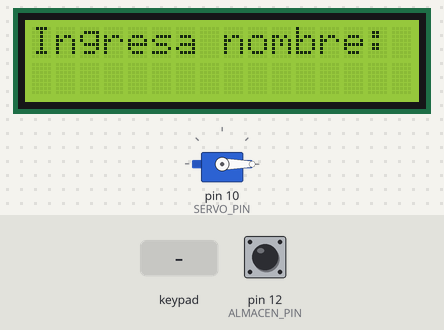
A sketch run on a simulated Arduino Uno, built with avr-gcc and run on an emulated ATmega328P. Shown: 16×2 character LCD, servo. The test bench sets the inputs (shaded band); at power-on: pin 12 (ALMACEN_PIN) HIGH. The local clock reads 2024-03-15 10:24:30 at power-on unless the sketch sets it; EEPROM starts erased.

Above: at 1.3 s.
1.4 s: keypad keys 2 3 4 5 # pressed 0.4 s apart
At 3.6 s:
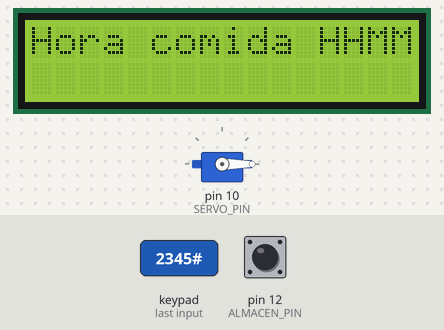
4.9 s: key '#' pressed
At 5.7 s:
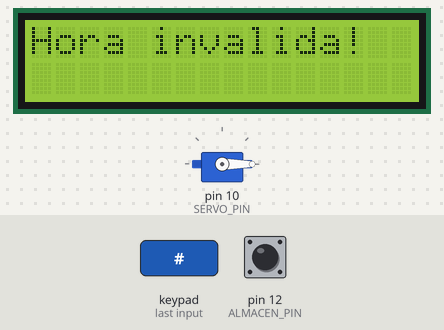
7.4 s: keypad keys 6 7 8 9 # pressed 0.4 s apart
At 9.4 s:
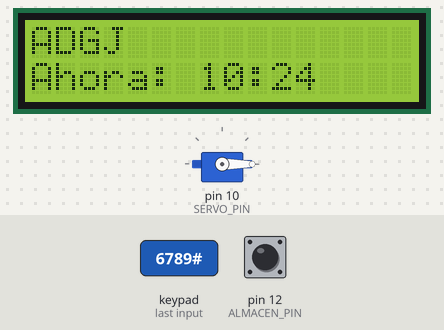
Timing chart, 0 to 10.9 s (numbered marks = the images above; inputs shaded):
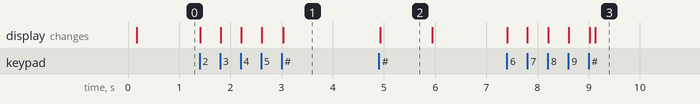

Measured:
- after the input at 1.4 s, the display: first changes at once (image 1 shows a later state)
- after the input at 4.9 s, the display: changes at once (image 2)
- after the input at 7.4 s, the display: first changes at once (image 3 shows a later state)
- what the display in image 2 shows lasts 1.0 s, from 4.9 s to 5.9 s

The sketch:

sketch.ino
```cpp
#include <Wire.h>
#include <RTClib.h>
#include <LiquidCrystal_I2C.h>
#include <Keypad.h>
#include <EEPROM.h>
#include <Servo.h>

LiquidCrystal_I2C lcd(0x27, 16, 2);
RTC_DS3231 rtc;
Servo servo;

const int SERVO_PIN = 10;
const int SERVO_ABIERTO = 90;
const int SERVO_CERRADO = 0;
const int ALMACEN_PIN = 12;

const byte ROWS = 4;
const byte COLS = 4;
char keys[ROWS][COLS] = {
  { '1', '2', '3', 'A' },
  { '4', '5', '6', 'B' },
  { '7', '8', '9', 'C' },
  { '*', '0', '#', 'D' }
};
byte rowPins[ROWS] = { 2, 3, 4, 5 };
byte colPins[COLS] = { 6, 7, 8, 9 };
Keypad keypad = Keypad(makeKeymap(keys), rowPins, colPins, ROWS, COLS);

unsigned long lastUpdate = 0;
const unsigned long updateInterval = 1000;

String nombre = "";
char t9map[10][5] = {
  { ' ', ' ', ' ', ' ', ' ' },
  { ' ', ' ', ' ', ' ', ' ' },
  { 'A', 'B', 'C', '2', ' ' },
  { 'D', 'E', 'F', '3', ' ' },
  { 'G', 'H', 'I', '4', ' ' },
  { 'J', 'K', 'L', '5', ' ' },
  { 'M', 'N', 'O', '6', ' ' },
  { 'P', 'Q', 'R', 'S', '7' },
  { 'T', 'U', 'V', '8', ' ' },
  { 'W', 'X', 'Y', 'Z', '9' }
};
int t9Index = 0;
char lastKey = '\0';
unsigned long lastKeyPressTime = 0;
const unsigned long T9_TIMEOUT = 1000;

String horaComida = "";
bool ingresandoNombre = true;
bool ingresandoHora = false;
bool esperandoDispensar = false;
bool mensajeMostrado = false;

const int EEPROM_ADDR_NOMBRE = 0;
const int EEPROM_MAX_NOMBRE = 15;
const int EEPROM_ADDR_HORA = EEPROM_ADDR_NOMBRE + EEPROM_MAX_NOMBRE + 1;
const int EEPROM_USED = EEPROM_ADDR_HORA + 5;

bool mostrarProximaHora = true;
unsigned long ultimoCambioMensaje = 0;
const unsigned long alternarIntervalo = 3000;

bool mostrandoMensaje = false;
unsigned long tiempoMensaje = 0;
bool mensajePocaComidaActiva = false;


void borrarEEPROM() {
  for (int i = 0; i < EEPROM_USED; i++) {
    EEPROM.write(i, 0xFF);
  }
}

void EEPROM_writeString(int addr, const String &str, int maxLen) {
  int len = str.length();
  if (len > maxLen) len = maxLen;
  EEPROM.write(addr, len);
  for (int i = 0; i < len; i++) {
    EEPROM.write(addr + 1 + i, str[i]);
  }
  for (int i = len; i < maxLen; i++) {
    EEPROM.write(addr + 1 + i, 0xFF);
  }
}

String EEPROM_readString(int addr, int maxLen) {
  int len = EEPROM.read(addr);
  if (len > maxLen || len < 0) return "";
  char buffer[maxLen + 1];
  for (int i = 0; i < len; i++) {
    buffer[i] = EEPROM.read(addr + 1 + i);
  }
  buffer[len] = '\0';
  return String(buffer);
}

void setup() {
  Serial.begin(9600);
  lcd.init();
  lcd.backlight();
  lcd.clear();
  lcd.print("Inicializando...");

  if (!rtc.begin()) {
    lcd.clear();
    lcd.print("RTC no encontrado");
    while (1)
      ;
  }

  if (rtc.lostPower()) {
    Serial.println("RTC sin energia, ajustando hora...");
    rtc.adjust(DateTime(F(__DATE__), F(__TIME__)));
    delay(2000);
  }

  borrarEEPROM();  // Borra EEPROM al inicio (quitar en uso real)

  servo.attach(SERVO_PIN);
  servo.write(SERVO_CERRADO);

  nombre = EEPROM_readString(EEPROM_ADDR_NOMBRE, EEPROM_MAX_NOMBRE);
  horaComida = EEPROM_readString(EEPROM_ADDR_HORA, 4);

  if (nombre.length() > 0 && horaComida.length() == 4) {
    ingresandoNombre = false;
    ingresandoHora = false;
    esperandoDispensar = true;
    mostrarInfoFinal();
  } else {
    nombre = "";
    horaComida = "";
    ingresandoNombre = true;
    ingresandoHora = false;
    esperandoDispensar = false;
    lcd.clear();
    lcd.print("Ingresa nombre:");
    lcd.setCursor(0, 1);
  }
}

void loop() {
  DateTime ahora = rtc.now();
  int horaActual = ahora.hour();
  int minutoActual = ahora.minute();
  int estado = digitalRead(ALMACEN_PIN);
  int horaSet = horaComida.substring(0, 2).toInt();
  int minutoSet = horaComida.substring(2, 4).toInt();

  // Si está activo el mensaje de poca comida, mantenemos la pantalla fija en ese mensaje
  if (mensajePocaComidaActiva) {
    if (millis() - tiempoMensaje >= 30000) {
      // Terminar mensaje después de 30 seg
      mensajePocaComidaActiva = false;
      mensajeMostrado = false;  // Permite volver a mostrar mensaje si se repite
      lcd.clear();
      mostrarInfoFinal();
    }
    return;
  }

  // Aquí va la lógica de ingreso de nombre y hora
  if (ingresandoNombre) {
    char key = keypad.getKey();
    if (key != NO_KEY) {
      if (key >= '2' && key <= '9') {
        if (key == lastKey) {
          t9Index = (t9Index + 1) % 5;
        } else {
          aceptarLetra();
          lastKey = key;
          t9Index = 0;
        }
        lastKeyPressTime = millis();
        mostrarLetraTemporal(t9map[key - '0'][t9Index]);
      } else if (key == '#') {
        aceptarLetra();
        ingresandoNombre = false;
        ingresandoHora = true;
        lcd.clear();
        lcd.print("Hora comida HHMM:");
        lcd.setCursor(0, 1);
      } else if (key == '*') {
        if (nombre.length() > 0) {
          nombre.remove(nombre.length() - 1);
          lcd.clear();
          lcd.print("Ingresa nombre:");
          lcd.setCursor(0, 1);
          lcd.print(nombre);
        }
      }
    }
    if (lastKey != '\0' && millis() - lastKeyPressTime > T9_TIMEOUT) {
      aceptarLetra();
    }
  } else if (ingresandoHora) {
    char key = keypad.getKey();
    if (key != NO_KEY) {
      if (key >= '0' && key <= '9' && horaComida.length() < 4) {
        horaComida += key;
        lcd.print(key);
      } else if (key == '#') {
        if (horaComida.length() == 4) {
          ingresandoHora = false;
          esperandoDispensar = true;
          mostrarInfoFinal();
          EEPROM_writeString(EEPROM_ADDR_NOMBRE, nombre, EEPROM_MAX_NOMBRE);
          EEPROM_writeString(EEPROM_ADDR_HORA, horaComida, 4);
        } else {
          lcd.clear();
          lcd.print("Hora invalida!");
          delay(1000);
          lcd.clear();
          lcd.print("Hora comida HHMM:");
          lcd.setCursor(0, 1);
          lcd.print(horaComida);
        }
      } else if (key == '*') {
        if (horaComida.length() > 0) {
          horaComida.remove(horaComida.length() - 1);
          lcd.clear();
          lcd.print("Hora comida HHMM:");
          lcd.setCursor(0, 1);
          lcd.print(horaComida);
        }
      }
    }
  } else if (esperandoDispensar) {
    // Primero revisamos si es hora y hay poca comida
    if (horaActual == horaSet && minutoActual == minutoSet && estado == LOW && !mensajeMostrado) {
      lcd.clear();
      lcd.setCursor(0, 0);
      lcd.print("Poca comida");
      lcd.setCursor(0, 1);
      lcd.print("en almacenamiento");

      mensajePocaComidaActiva = true;
      mensajeMostrado = true;
      tiempoMensaje = millis();
      return;
    }

    // Si no hay problema, continua mostrando info y dispensando comida
    if (millis() - lastUpdate >= updateInterval) {
      lastUpdate = millis();
      lcd.setCursor(0, 0);
      lcd.print(nombre);
      lcd.print("      ");

      if (millis() - ultimoCambioMensaje >= alternarIntervalo) {
        mostrarProximaHora = !mostrarProximaHora;
        ultimoCambioMensaje = millis();
        lcd.setCursor(0, 1);
        lcd.print("                ");
      }

      lcd.setCursor(0, 1);
      if (mostrarProximaHora) {
        lcd.print("Comida: ");
        if (horaSet < 10) lcd.print('0');
        lcd.print(horaSet);
        lcd.print(':');
        if (minutoSet < 10) lcd.print('0');
        lcd.print(minutoSet);
        lcd.print("     ");
      } else {
        lcd.print("Ahora: ");
        if (horaActual < 10) lcd.print('0');
        lcd.print(horaActual);
        lcd.print(':');
        if (minutoActual < 10) lcd.print('0');
        lcd.print(minutoActual);
        lcd.print("     ");
      }
    }

    // Dispensar comida si hay comida
    if (horaActual == horaSet && minutoActual == minutoSet && estado == HIGH && !mensajeMostrado) {
      lcd.clear();
      lcd.print("Dispensando comida");
      lcd.setCursor(0, 1);
      lcd.print(nombre);

      servo.write(SERVO_ABIERTO);
      delay(3000);
      servo.write(SERVO_CERRADO);

      esperandoDispensar = false;
      lcd.clear();
      lcd.print("Fin del proceso");
      delay(2000);
      // Agrega esto para limpiar bien y mostrar la info:
      lcd.clear();
      mostrarInfoFinal();

      // Permite que vuelva a funcionar normalmente
      esperandoDispensar = true;  // o el estado que quieras para que siga mostrando info

      mensajeMostrado = true;
    }
  }

  // Esto debe estar dentro del loop, no afuera:
  if (mostrandoMensaje && millis() - tiempoMensaje >= 30000) {
    lcd.clear();
    mostrandoMensaje = false;
  }
}


void aceptarLetra() {
  if (lastKey != '\0') {
    nombre += t9map[lastKey - '0'][t9Index];
    lcd.setCursor(0, 1);
    lcd.print(nombre);
    lastKey = '\0';
    t9Index = 0;
  }
}

void mostrarLetraTemporal(char letra) {
  lcd.setCursor(nombre.length(), 1);
  lcd.print(letra);
}

void mostrarInfoFinal() {
  lcd.clear();
  lcd.print(nombre);
  lcd.setCursor(0, 1);
  lcd.print("Comida: ");
  lcd.print(horaComida.substring(0, 2));
  lcd.print(":");
  lcd.print(horaComida.substring(2, 4));
}
```
